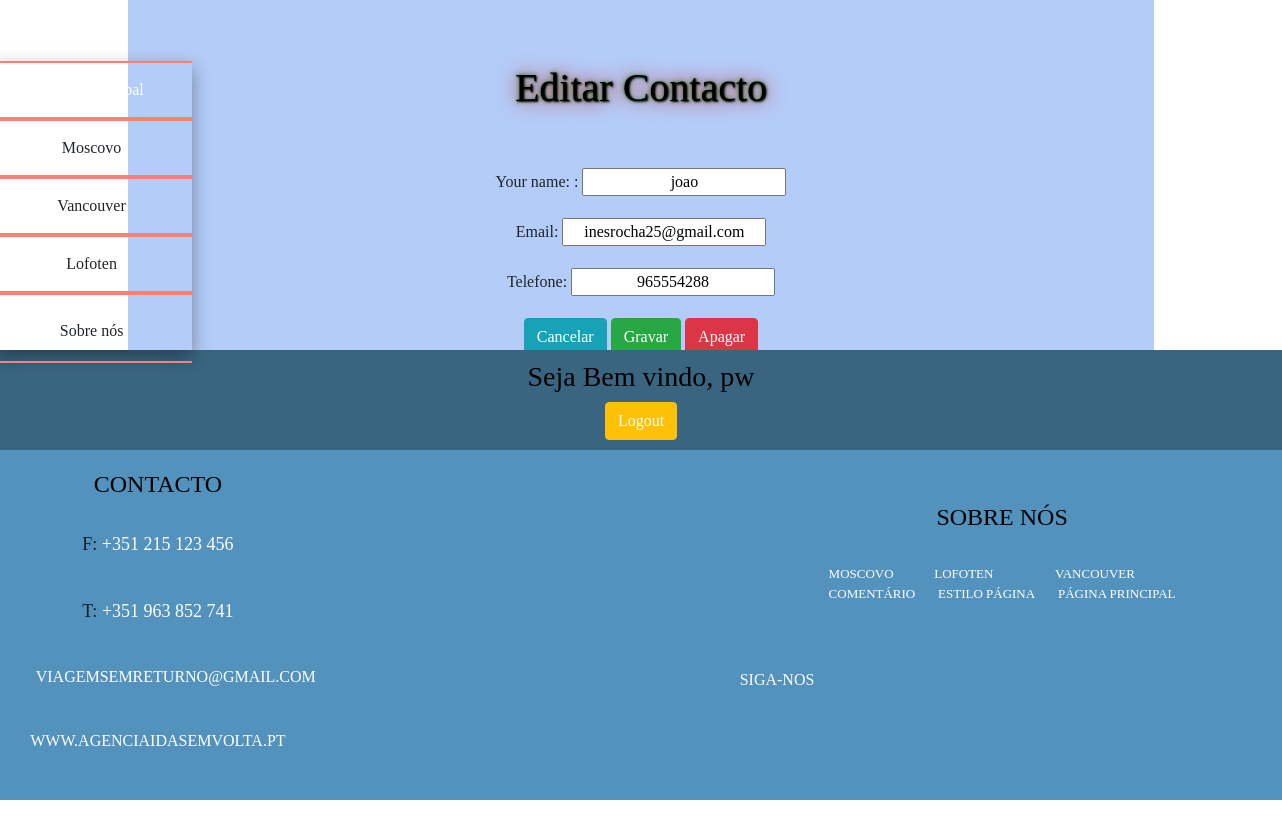
The app's page /editar/3 (signed in) with its own data.
### website/models.py (models this page shows, shortened)
class Contacto(models.Model):
    id = models.AutoField(primary_key=True)
    nome = models.CharField(max_length=30, default="", verbose_name="Your name: ")
    email = models.EmailField()
    telefone = models.CharField(max_length=18, blank=True)
    dataCriacao = models.DateField(auto_now_add=True)

### website/views.py (the view)
# urls.py: path('editar/<int:contacto_id>', views.contactoEditar_page_view, name='contactoEdita'),
def contactoEditar_page_view(request, contacto_id):
    if not request.user.is_authenticated:
        return HttpResponseRedirect(reverse('website:login'))
    contactos = Contacto.objects.get(pk=contacto_id)
    form = ContactoForm(request.POST or None, instance=contactos)
    if form.is_valid():
        form.save()
        return HttpResponseRedirect(reverse('website:contactoLista'))
    contexts = {'form': form, 'contacto_id': contacto_id}
    return render(request, 'website/contactoEditar.html', contexts)

### website/forms.py
class ContactoForm(ModelForm):
    class Meta:
        model = Contacto
        fields = '__all__'

### website/templates/website/contactoEditar.html (shortened to what this page needs)
{% extends 'website/base.html' %}
{% load static %}
{% block main %}
  <h1>Editar Contacto</h1>
    <br>
    <br>
    <form method="POST" action="{% url 'website:contactoEdita' contacto_id %}">
        {{ form.as_p }}
    <a href="{% url 'website:home' %}" class="btn btn-info">Cancelar</a>
    <input class="btn btn-success" type="submit" value="Gravar">
    <a href="{% url 'website:contactoApaga' contacto_id %}" class="btn btn-danger">Apagar</a>
    </form>
    <br>
    <a class="btn btn-primary" href="{% url 'website:contactoLista' %}">Ver Todos os Contactos</a>
{% endblock main%}

### website/templates/website/base.html (shortened to what this page needs)
<!DOCTYPE html>
<html lang="en">
<head>
    <link rel="stylesheet" href="https://stackpath.bootstrapcdn.com/bootstrap/4.3.1/css/bootstrap.min.css">
    {% load static %}
    <link rel="stylesheet" href="{% static 'website/css/base.css' %}">
</head>
<body>
    <header>
    <nav>
      <ul>
                <li>
                    <a class="categoria" href="{% url 'website:home' %}" >Página principal </a>
                </li>
          <br>
                <li>
                    <a>
                        Moscovo </a>
                </li>
          <br>
               <li>
                    <a class="marmelo">
                        Vancouver </a>
                </li>
          <br>
                <li>
                    <a class="categoria">
                        Lofoten </a>
                </li>
          <br>
                 <li>
                    <a  class="categoria">
                        Sobre nós </a>
                 </li>
              </ul>
        </nav>
    </header>
     <main>
        {% block main %}
        {% endblock main %}
    </main>
    <aside>
         <div class="contato">
              <h4>Contacto</h4>
              <br>
           <p style="font-size:18px"> F: <a  href="tel:+351215123456">+351 215 123 456</a>
           </p>
            <br>
            <p style="font-size:18px">
              T: <a  href="tel:+351963852741">+351 963 852 741</a>
              </p>
              <br>
              <p>
                <a class="email" href="mailto:viagemSemReturno@gmail.com">viagemSemReturno@gmail.com</a></p>
              <br>
            <a class="url" href="{% url 'website:home' %}">www.agenciaIdaSemVolta.pt</a>
            </div>
            <div class="inpe">
              <h4>Sobre nós</h4>
              <br>
              <section class="letraAside">
              <a class="blank" style="float:left"  href="{% url 'website:informacaoMoscover' %}">Moscovo</a>
              <a class="blank"   href="{% url 'website:informacaoLofoten' %}">Lofoten</a>
              <a class="blank" href="{% url 'website:informacaoVancover' %}">Vancouver</a>
              <br>
              <a class="blank" href="{% url 'website:comentario' %}">Comentário</a>
              <a class="blank" href="{% url 'website:estiloPagina' %}">Estilo Página</a>
              <a class="blank" href="{% url 'website:home' %}">Página Principal</a>
            </section>
              <br>
            </div>
            <div class="menu">
              <br><br>
              <div class="label">Siga-nos</div>
              <div class="spacer"></div>
            </div>
    </aside>
    <footer>
        <div style="display: flex; align-items: center; flex-direction: column;">
            {% if request.user.username %}
                <h3>Seja Bem vindo, {{ user.username }}</h3>
                <a class="btn btn-warning" href="{% url 'website:logout' %}">Logout</a>
            {% endif %}
        </div>
    </footer>
</body>
</html>

### website/static/website/css/base.css (style rules this page uses)
* { box-sizing: border-box; padding: 0; margin: 0; text-align: center; justify-content: center; font-family: 'New Tegomin', serif; }
h1 { color:rgb(0, 0, 0); text-align: center; }
h3 { color:rgb(0, 0, 0); size:100px ; text-align: center; }
h4 { color:rgb(0, 0, 0); text-align: center; }
header { grid-area: header; }
nav { grid-area: nav; }
main { grid-area: main; }
aside { grid-area: aside; }
footer { grid-area: footer; }
.menu-links li, a, span { transition: 0.5s ease-in-out; }
a:link { color:white; text-decoration: none; }
@media (min-width: 601px) { body { display: grid; width: 100%; height: 100%; grid-template-rows: 150px 5fr 100px; grid-template-columns: 10fr 10fr 1fr; grid-template-areas: "header main main" "header main main" "footer footer footer" "aside aside aside"; } }
@media (min-width: 601px) { header { grid-area: header; display: flex; align-items: stretch; padding-top: 10%; width: 30%; text-align: center; z-index:1; } }
@media (min-width: 601px) { main { grid-area: main; grid-column: 1/4; text-align: center; background-color: rgb(180, 204, 248); padding-top: 5%; width: 80%; margin-left: auto; margin-right: auto; } }
@media (min-width: 601px) { nav { grid-area: nav; box-shadow: 0 8px 16px 0 rgba(0, 0, 0, 0.2), 0 6px 20px 0 rgba(0, 0, 0, 0.19); } }
@media (min-width: 601px) { aside { grid-area: aside; padding-top: 20px; display: inline-flex; flex-direction: row; justify-content: flex-start; align-items: flex-start; background-color: #5292bd; width: 100%; text-align: left; height: 350px; } }
@media (min-width: 601px) { footer { background-color: #3a6581; color: white; font-weight: bold; width: 100%; height: 100%; text-align: center; grid-area: footer; display: flex; justify-content: center; } }
@media (min-width: 601px) { section { line-height: 20px; } }
nav ul { list-style-type: none; margin: 0px; padding: 0px; }
nav ul li { display: inline; position: relative; }
nav a { display: inline-block; padding: 15px 10px; width: 200px; text-decoration: none; white-space: nowrap; color: black; border-top: solid salmon 2px; border-bottom: solid salmon 2px; }
.contato { text-transform: uppercase; color: rgba(0, 0, 0, 0.8); display: block; }
.letraAside { font-size: small; display:table-row-group; }
.inpe { text-transform: uppercase; color: rgba(0, 0, 0, 0.8); display: block; position: relative; top: 10%; right: -40%; z-index: 1; display:table-row-group; }
.menu { text-transform: uppercase; color: white; display: flex; cursor: pointer; pointer-events: none; position: relative; bottom: -60%; right: -6%; }
.spacer { display: inline-block; width: 80px; margin-left: 15px; margin-right: 15px; vertical-align: middle; cursor: pointer; position: relative; }
.spacer:before { content: ""; position: absolute; border-bottom: 1px solid #ffffff; height: 1px; width: 0%; transition: width 0.25s ease; transition-delay: 0.7s; }
.label { display: inline-block; cursor: pointer; pointer-events: all; }

### records on screen
Contacto: nome "joao", email "inesrocha25@gmail.com", telefone "965554288"

### other values on screen
{{ user.username }} "pw"
